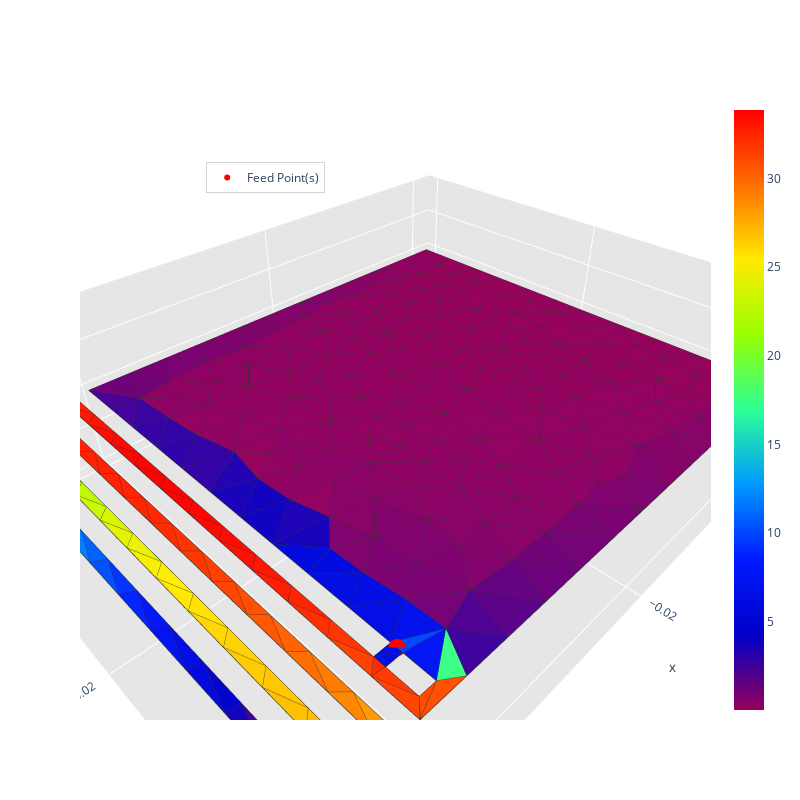
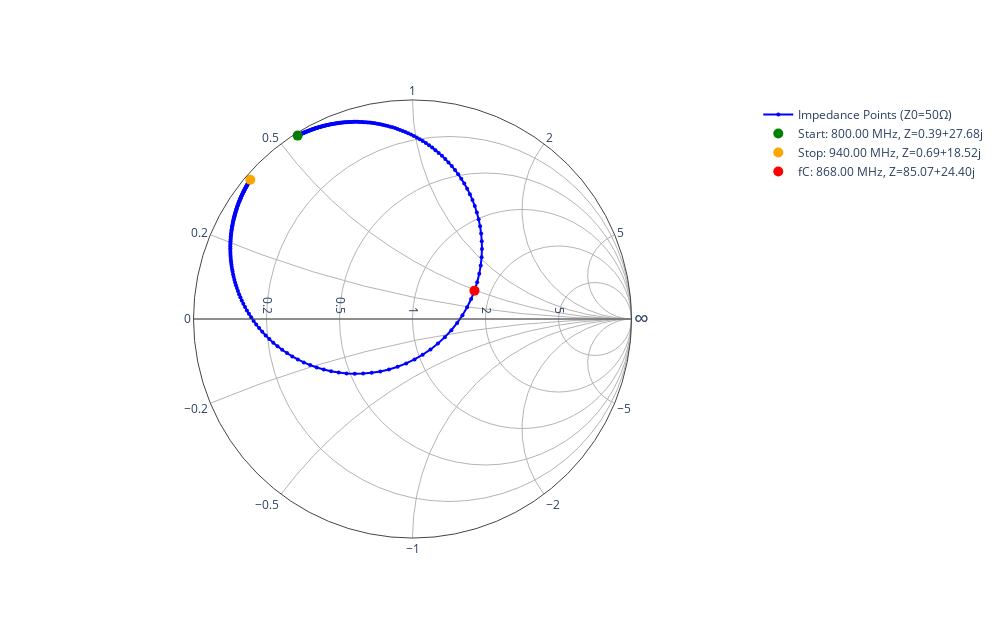

Notebook code cell kept with these figures, in order:
### Code cell
# Simulate S11 and impedance at feed point
_, s11_db, _, _, impedances_simulated = simulate_433_project(frequencies, ifa_meander_mat, fC, feed_point, Z0=Z_adapt)

# Plot S11 curve
plot_s11_curve(s11_db, fLow, fHigh, fC, show_min=True)

### Figure 1 — Plotly figure (JSON) as saved in the notebook; plotly's stock layout.template omitted (floating-point values rounded to 4 significant figures; data arrays with more than 128 entries replaced by an {"elided": "..."} marker saying what was removed)
{"data": [{"facecolor": {"elided": "415 str values"}, "i": {"elided": "415 int values"}, "j": {"elided": "415 int values"}, "k": {"elided": "415 int values"}, "name": "", "type": "mesh3d", "x": {"elided": "279 float values"}, "y": {"elided": "279 float values"}, "z": {"elided": "279 float values"}}, {"line": {"color": "rgb(50, 50, 50)", "width": 1.5}, "mode": "lines", "showlegend": false, "type": "scatter3d", "x": {"elided": "2075 float values"}, "y": {"elided": "2075 float values"}, "z": {"elided": "2075 int values"}}, {"hoverinfo": "none", "marker": {"color": [0.01782, 33.87], "colorscale": [[0, "rgb(150, 0, 90)"], [0.125, "rgb(0, 0, 200)"], [0.25, "rgb(0, 25, 255)"], [0.375, "rgb(0, 152, 255)"], [0.5, "rgb(44, 255, 150)"], [0.625, "rgb(151, 255, 0)"], [0.75, "rgb(255, 234, 0)"], [0.875, "rgb(255, 111, 0)"], [1, "rgb(255, 0, 0)"]], "showscale": true, "size": 0.1}, "mode": "markers", "showlegend": false, "type": "scatter3d", "x": [0.0], "y": [0.03656], "z": [0.0]}, {"marker": {"color": "red", "size": 6, "symbol": "circle"}, "mode": "markers+text", "name": "Feed Point(s)", "type": "scatter3d", "x": [0.0], "y": [0.03609], "z": [0.0]}], "layout": {"height": 800, "legend": {"bgcolor": "rgba(255,255,255,0.7)", "bordercolor": "lightgray", "borderwidth": 1, "x": 0.2, "xanchor": "left", "y": 0.9, "yanchor": "top"}, "scene": {"aspectratio": {"x": 1, "y": 0.8, "z": 0.3}, "camera": {"eye": {"x": 0.65, "y": 0.65, "z": 0.65}}, "xaxis": {"backgroundcolor": "rgb(230, 230, 230)", "gridcolor": "rgb(255, 255, 255)", "showbackground": true, "zerolinecolor": "rgb(255, 255, 255)"}, "yaxis": {"backgroundcolor": "rgb(230, 230, 230)", "gridcolor": "rgb(255, 255, 255)", "showbackground": true, "zerolinecolor": "rgb(255, 255, 255)"}, "zaxis": {"backgroundcolor": "rgb(230, 230, 230)", "gridcolor": "rgb(255, 255, 255)", "showbackground": true, "zerolinecolor": "rgb(255, 255, 255)"}}, "title": {"text": ""}, "width": 800}}

### Figure 2 — Plotly figure (JSON) as saved in the notebook; plotly's stock layout.template omitted (floating-point values rounded to 4 significant figures; data arrays with more than 128 entries replaced by an {"elided": "..."} marker saying what was removed)
{"data": [{"hoverinfo": "text", "imag": {"elided": "281 float values"}, "line": {"color": "blue"}, "marker": {"color": "blue", "size": 4}, "mode": "markers+lines", "name": "Impedance Points (Z0=50Ω)", "real": {"elided": "281 float values"}, "text": {"elided": "281 str values"}, "type": "scattersmith"}, {"hoverinfo": "text", "imag": [0.5536], "marker": {"color": "green", "size": 10, "symbol": "circle"}, "mode": "markers", "name": "Start: 800.00 MHz, Z=0.39+27.68j", "real": [0.007871], "text": ["Z = 0.394+27.680j at 800.00 MHz"], "type": "scattersmith"}, {"hoverinfo": "text", "imag": [0.3703], "marker": {"color": "orange", "size": 10, "symbol": "circle"}, "mode": "markers", "name": "Stop: 940.00 MHz, Z=0.69+18.52j", "real": [0.01373], "text": ["Z = 0.687+18.515j at 940.00 MHz"], "type": "scattersmith"}, {"hoverinfo": "text", "imag": [0.4879], "marker": {"color": "red", "size": 10, "symbol": "circle"}, "mode": "markers", "name": "fC: 868.00 MHz, Z=85.07+24.40j", "real": [1.701], "text": ["Z = 85.067+24.397j at 868.00 MHz"], "type": "scattersmith"}], "layout": {"height": 618, "showlegend": true, "title": {"text": ""}, "width": 1000}}
